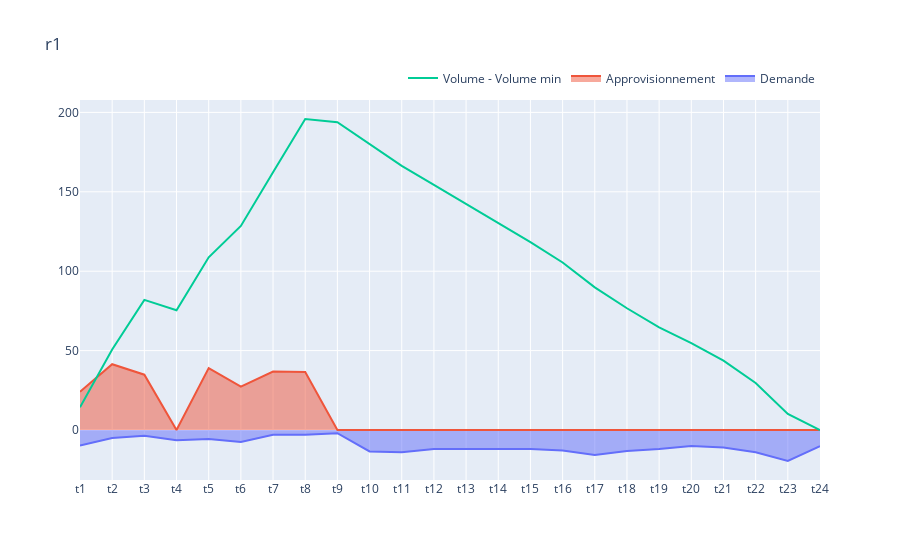
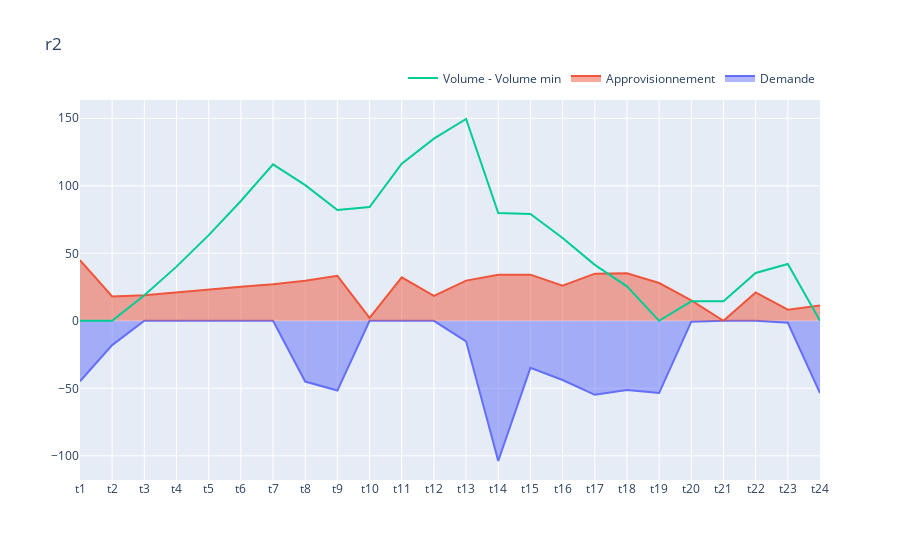
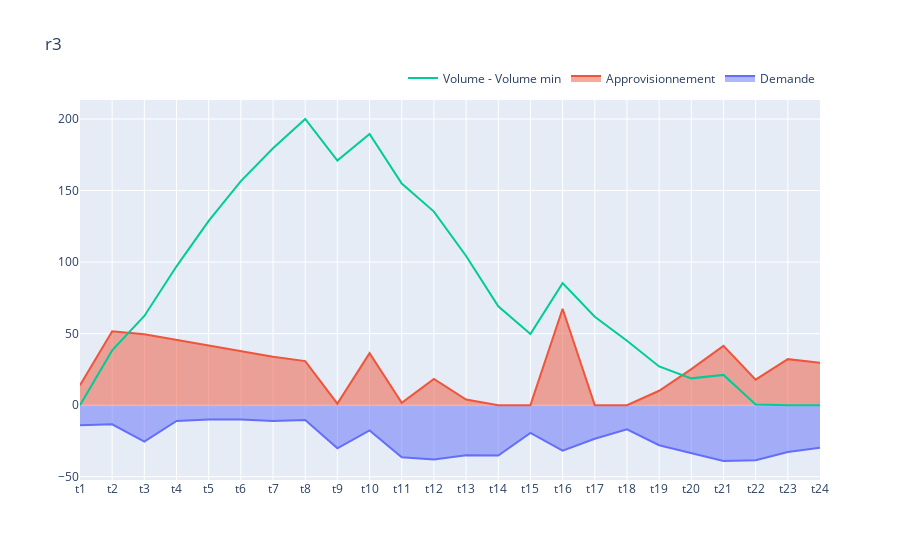
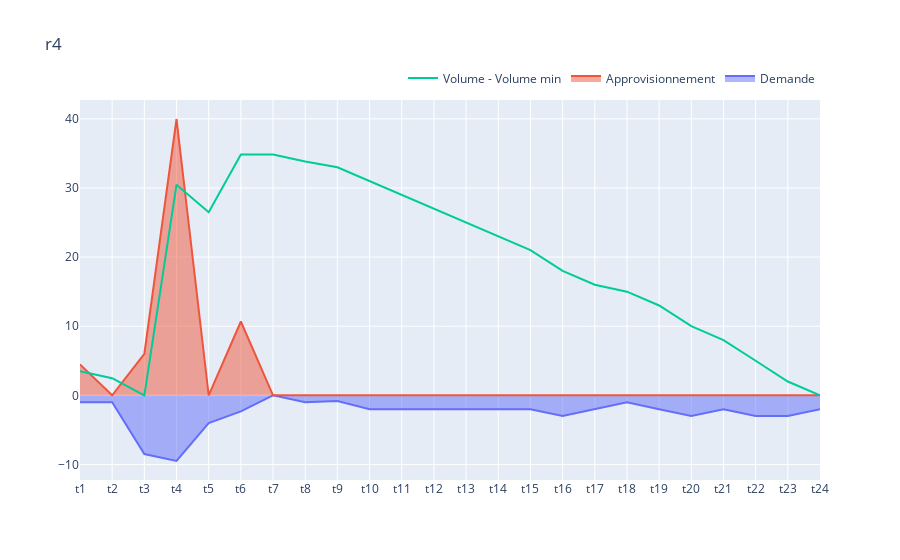

These figures' notebook cell, in order:
### Code cell
liste_reservoir = data_set['r']['n']


for i,reservoir in enumerate(liste_reservoir):
    fig = go.Figure()
    demand = pd.merge(data_set['t'][['dim1']].rename(columns={'dim1':'t'}),data_parameter['demand'][data_parameter['demand']['r']==reservoir],on=['t'],how='left')
    demand['Value'] = demand['Value'].fillna(0)
    fig.add_trace(
        go.Scatter(
            x = demand['t'],
            y = -demand['Value'],
            stackgroup='one',
            name = 'Demande'
        )
    )

    fig.add_trace(
        go.Scatter(
            x = data_set['t']['dim1'],
            y = sum(data_variable['Qpipe'][(data_variable['Qpipe']['n.1']==reservoir)&(data_variable['Qpipe']['n']==n)]['Value'] for n in data_set['l'][data_set['l']['n.1']==reservoir]['n']),
            stackgroup='two',
            name = 'Approvisionnement'
        )
    )
    fig.add_trace(
        go.Scatter(
            x = data_set['t']['dim1'],
            y = data_variable['v'][data_variable['v']['n']==reservoir]['Value']-data_variable['v'][data_variable['v']['n']==reservoir]['Lowerbound'],
            name = 'Volume - Volume min'
        )
    )
    fig.update_layout(
        hovermode='x',
        legend=dict(
                orientation="h",
                yanchor="bottom",
                y=1.02,
                xanchor="right",
                x=1
                ),
        title = reservoir
    )
    fig.show()

### Figure 1 — Plotly figure (JSON) as saved in the notebook; plotly's stock layout.template omitted (floating-point values rounded to 4 significant figures)
{"data": [{"name": "Demande", "stackgroup": "one", "type": "scatter", "x": ["t1", "t2", "t3", "t4", "t5", "t6", "t7", "t8", "t9", "t10", "t11", "t12", "t13", "t14", "t15", "t16", "t17", "t18", "t19", "t20", "t21", "t22", "t23", "t24"], "y": [-9.83, -5, -3.67, -6.5, -5.67, -7.5, -3, -3, -2, -13.5, -14, -12, -12, -12, -12, -12.83, -15.67, -13.17, -12, -10, -11, -14, -19.5, -10.17]}, {"name": "Approvisionnement", "stackgroup": "two", "type": "scatter", "x": ["t1", "t2", "t3", "t4", "t5", "t6", "t7", "t8", "t9", "t10", "t11", "t12", "t13", "t14", "t15", "t16", "t17", "t18", "t19", "t20", "t21", "t22", "t23", "t24"], "y": [24.13, 41.45, 34.85, 0, 39.0, 27.26, 36.81, 36.51, 0, 0, 0, 0, 0, 0, 0, 0, 0, 0, 0, 0, 0, 0, 0, 0]}, {"name": "Volume - Volume min", "type": "scatter", "x": ["t1", "t2", "t3", "t4", "t5", "t6", "t7", "t8", "t9", "t10", "t11", "t12", "t13", "t14", "t15", "t16", "t17", "t18", "t19", "t20", "t21", "t22", "t23", "t24"], "y": [14.3, 50.75, 81.92, 75.42, 108.8, 128.5, 162.3, 195.8, 193.8, 180.3, 166.3, 154.3, 142.3, 130.3, 118.3, 105.5, 89.84, 76.67, 64.67, 54.67, 43.67, 29.67, 10.17, 0]}], "layout": {"hovermode": "x", "legend": {"orientation": "h", "x": 1, "xanchor": "right", "y": 1.02, "yanchor": "bottom"}, "title": {"text": "r1"}}}

### Figure 2 — Plotly figure (JSON) as saved in the notebook; plotly's stock layout.template omitted (floating-point values rounded to 4 significant figures)
{"data": [{"name": "Demande", "stackgroup": "one", "type": "scatter", "x": ["t1", "t2", "t3", "t4", "t5", "t6", "t7", "t8", "t9", "t10", "t11", "t12", "t13", "t14", "t15", "t16", "t17", "t18", "t19", "t20", "t21", "t22", "t23", "t24"], "y": [-44.83, -18, 0, 0, 0, 0, 0, -45, -51.67, 0, 0, 0, -15.17, -103.8, -34.83, -43.83, -54.83, -51.17, -53.5, -0.67, 0, 0, -1.5, -53.5]}, {"name": "Approvisionnement", "stackgroup": "two", "type": "scatter", "x": ["t1", "t2", "t3", "t4", "t5", "t6", "t7", "t8", "t9", "t10", "t11", "t12", "t13", "t14", "t15", "t16", "t17", "t18", "t19", "t20", "t21", "t22", "t23", "t24"], "y": [44.83, 18, 18.94, 21.19, 23.31, 25.29, 27.12, 29.64, 33.3, 2.136, 32.19, 18.45, 29.75, 34.16, 34.17, 26.08, 34.92, 35.23, 27.98, 15.08, 0, 20.99, 8.223, 11.38]}, {"name": "Volume - Volume min", "type": "scatter", "x": ["t1", "t2", "t3", "t4", "t5", "t6", "t7", "t8", "t9", "t10", "t11", "t12", "t13", "t14", "t15", "t16", "t17", "t18", "t19", "t20", "t21", "t22", "t23", "t24"], "y": [0, 0, 18.94, 40.13, 63.43, 88.72, 115.8, 100.5, 82.11, 84.25, 116.4, 134.9, 149.5, 79.79, 79.13, 61.38, 41.46, 25.52, 0, 14.41, 14.41, 35.4, 42.12, 0]}], "layout": {"hovermode": "x", "legend": {"orientation": "h", "x": 1, "xanchor": "right", "y": 1.02, "yanchor": "bottom"}, "title": {"text": "r2"}}}

### Figure 3 — Plotly figure (JSON) as saved in the notebook; plotly's stock layout.template omitted (floating-point values rounded to 4 significant figures)
{"data": [{"name": "Demande", "stackgroup": "one", "type": "scatter", "x": ["t1", "t2", "t3", "t4", "t5", "t6", "t7", "t8", "t9", "t10", "t11", "t12", "t13", "t14", "t15", "t16", "t17", "t18", "t19", "t20", "t21", "t22", "t23", "t24"], "y": [-14, -13.33, -25.5, -11, -10, -10, -11, -10.33, -30.17, -17.67, -36.33, -38, -35, -35.17, -19.33, -31.83, -23.5, -16.83, -28, -33.5, -39, -38.5, -32.67, -29.67]}, {"name": "Approvisionnement", "stackgroup": "two", "type": "scatter", "x": ["t1", "t2", "t3", "t4", "t5", "t6", "t7", "t8", "t9", "t10", "t11", "t12", "t13", "t14", "t15", "t16", "t17", "t18", "t19", "t20", "t21", "t22", "t23", "t24"], "y": [14, 51.6, 49.58, 45.69, 41.76, 37.82, 33.89, 30.82, 1.083, 36.33, 1.637, 18.4, 3.97, 0, 0, 67.4, 0, 0, 10.08, 25.19, 41.43, 17.81, 32.18, 29.67]}, {"name": "Volume - Volume min", "type": "scatter", "x": ["t1", "t2", "t3", "t4", "t5", "t6", "t7", "t8", "t9", "t10", "t11", "t12", "t13", "t14", "t15", "t16", "t17", "t18", "t19", "t20", "t21", "t22", "t23", "t24"], "y": [0, 38.27, 62.35, 97.04, 128.8, 156.6, 179.5, 200, 170.9, 189.6, 154.9, 135.3, 104.2, 69.08, 49.75, 85.31, 61.81, 44.98, 27.06, 18.75, 21.18, 0.4919, 0, 0]}], "layout": {"hovermode": "x", "legend": {"orientation": "h", "x": 1, "xanchor": "right", "y": 1.02, "yanchor": "bottom"}, "title": {"text": "r3"}}}

### Figure 4 — Plotly figure (JSON) as saved in the notebook; plotly's stock layout.template omitted (floating-point values rounded to 4 significant figures)
{"data": [{"name": "Demande", "stackgroup": "one", "type": "scatter", "x": ["t1", "t2", "t3", "t4", "t5", "t6", "t7", "t8", "t9", "t10", "t11", "t12", "t13", "t14", "t15", "t16", "t17", "t18", "t19", "t20", "t21", "t22", "t23", "t24"], "y": [-1, -1, -8.5, -9.5, -4, -2.33, 0, -1, -0.83, -2, -2, -2, -2, -2, -2, -3, -2, -1, -2, -3, -2, -3, -3, -2]}, {"name": "Approvisionnement", "stackgroup": "two", "type": "scatter", "x": ["t1", "t2", "t3", "t4", "t5", "t6", "t7", "t8", "t9", "t10", "t11", "t12", "t13", "t14", "t15", "t16", "t17", "t18", "t19", "t20", "t21", "t22", "t23", "t24"], "y": [4.482, 0, 6.018, 39.98, 0, 10.68, 0, 0, 0, 0, 0, 0, 0, 0, 0, 0, 0, 0, 0, 0, 0, 0, 0, 0]}, {"name": "Volume - Volume min", "type": "scatter", "x": ["t1", "t2", "t3", "t4", "t5", "t6", "t7", "t8", "t9", "t10", "t11", "t12", "t13", "t14", "t15", "t16", "t17", "t18", "t19", "t20", "t21", "t22", "t23", "t24"], "y": [3.482, 2.482, 0, 30.48, 26.48, 34.83, 34.83, 33.83, 33, 31, 29, 27, 25, 23, 21, 18, 16, 15, 13, 10, 8, 5, 2, 0]}], "layout": {"hovermode": "x", "legend": {"orientation": "h", "x": 1, "xanchor": "right", "y": 1.02, "yanchor": "bottom"}, "title": {"text": "r4"}}}
